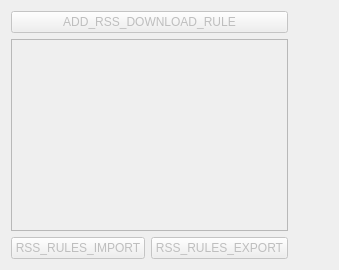
        <widget class="QWidget" name="page_2">
         <layout class="QGridLayout" name="gridLayout_33">
          <item row="4" column="0">
           <widget class="QPushButton" name="pushButton_2">
            <property name="enabled">
             <bool>false</bool>
            </property>
            <property name="text">
             <string>RSS_RULES_IMPORT</string>
            </property>
           </widget>
          </item>
          <item row="4" column="1">
           <widget class="QPushButton" name="pushButton_3">
            <property name="enabled">
             <bool>false</bool>
            </property>
            <property name="text">
             <string>RSS_RULES_EXPORT</string>
            </property>
           </widget>
          </item>
          <item row="1" column="0" rowspan="3" colspan="2">
           <widget class="QListWidget" name="listWidget_2">
            <property name="enabled">
             <bool>false</bool>
            </property>
           </widget>
          </item>
          <item row="0" column="2" rowspan="5">
           <spacer name="horizontalSpacer">
            <property name="orientation">
             <enum>Qt::Horizontal</enum>
            </property>
            <property name="sizeHint" stdset="0">
             <size>
              <width>40</width>
              <height>20</height>
             </size>
            </property>
           </spacer>
          </item>
          <item row="0" column="0" colspan="2">
           <widget class="QPushButton" name="pushButton">
            <property name="enabled">
             <bool>false</bool>
            </property>
            <property name="text">
             <string>ADD_RSS_DOWNLOAD_RULE</string>
            </property>
           </widget>
          </item>
         </layout>
        </widget>
